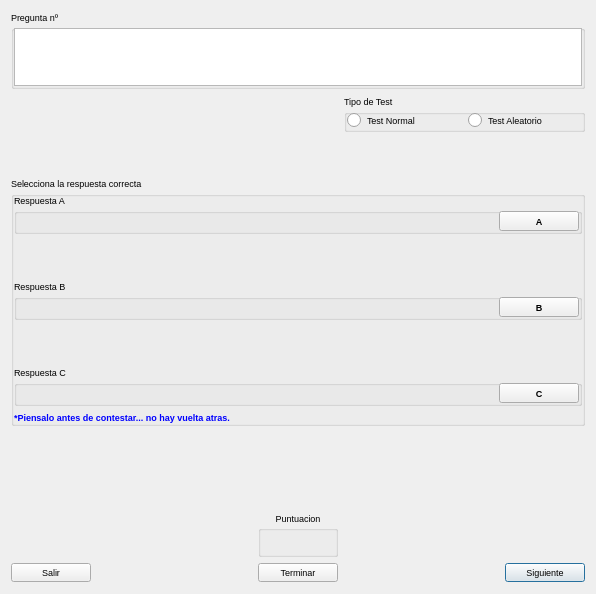
<?xml version="1.0" encoding="UTF-8"?>
<ui version="4.0">
 <class>examen</class>
 <widget class="QDialog" name="examen">
  <property name="geometry">
   <rect>
    <x>0</x>
    <y>0</y>
    <width>596</width>
    <height>594</height>
   </rect>
  </property>
  <property name="font">
   <font>
    <pointsize>7</pointsize>
   </font>
  </property>
  <property name="windowTitle">
   <string>Ejercicios practicos</string>
  </property>
  <property name="windowIcon">
   <iconset resource="recoverdrake.qrc">
    <normaloff>:/Imagenes/libro.png</normaloff>:/Imagenes/libro.png</iconset>
  </property>
  <property name="styleSheet">
   <string notr="true"/>
  </property>
  <layout class="QGridLayout" name="gridLayout">
   <item row="0" column="0" colspan="6">
    <widget class="QGroupBox" name="groupBox">
     <property name="title">
      <string>Pregunta nº</string>
     </property>
     <layout class="QGridLayout" name="gridLayout_2">
      <property name="leftMargin">
       <number>0</number>
      </property>
      <property name="topMargin">
       <number>0</number>
      </property>
      <property name="rightMargin">
       <number>0</number>
      </property>
      <property name="bottomMargin">
       <number>0</number>
      </property>
      <item row="1" column="0">
       <widget class="QTextEdit" name="textEdit">
        <property name="maximumSize">
         <size>
          <width>16777215</width>
          <height>58</height>
         </size>
        </property>
       </widget>
      </item>
     </layout>
    </widget>
   </item>
   <item row="10" column="5">
    <widget class="QPushButton" name="pushButton_6">
     <property name="layoutDirection">
      <enum>Qt::RightToLeft</enum>
     </property>
     <property name="text">
      <string>Siguiente</string>
     </property>
     <property name="icon">
      <iconset resource="recoverdrake.qrc">
       <normaloff>:/Imagenes/derecha.jpeg</normaloff>:/Imagenes/derecha.jpeg</iconset>
     </property>
     <property name="iconSize">
      <size>
       <width>25</width>
       <height>25</height>
      </size>
     </property>
     <property name="autoDefault">
      <bool>true</bool>
     </property>
    </widget>
   </item>
   <item row="10" column="1">
    <spacer name="horizontalSpacer">
     <property name="orientation">
      <enum>Qt::Horizontal</enum>
     </property>
     <property name="sizeHint" stdset="0">
      <size>
       <width>40</width>
       <height>20</height>
      </size>
     </property>
    </spacer>
   </item>
   <item row="10" column="4">
    <spacer name="horizontalSpacer_2">
     <property name="orientation">
      <enum>Qt::Horizontal</enum>
     </property>
     <property name="sizeHint" stdset="0">
      <size>
       <width>40</width>
       <height>20</height>
      </size>
     </property>
    </spacer>
   </item>
   <item row="3" column="0" colspan="6">
    <widget class="QGroupBox" name="groupBox_7">
     <property name="title">
      <string>Selecciona la respuesta correcta</string>
     </property>
     <layout class="QGridLayout" name="gridLayout_8">
      <property name="leftMargin">
       <number>0</number>
      </property>
      <property name="topMargin">
       <number>0</number>
      </property>
      <property name="rightMargin">
       <number>0</number>
      </property>
      <property name="bottomMargin">
       <number>0</number>
      </property>
      <item row="1" column="0">
       <spacer name="verticalSpacer_4">
        <property name="orientation">
         <enum>Qt::Vertical</enum>
        </property>
        <property name="sizeHint" stdset="0">
         <size>
          <width>20</width>
          <height>40</height>
         </size>
        </property>
       </spacer>
      </item>
      <item row="2" column="0">
       <widget class="QGroupBox" name="groupBox_3">
        <property name="title">
         <string>Respuesta B</string>
        </property>
        <layout class="QGridLayout" name="gridLayout_4">
         <property name="leftMargin">
          <number>0</number>
         </property>
         <property name="topMargin">
          <number>0</number>
         </property>
         <property name="rightMargin">
          <number>0</number>
         </property>
         <property name="bottomMargin">
          <number>0</number>
         </property>
         <item row="0" column="0">
          <widget class="QLabel" name="label_5">
           <property name="font">
            <font>
             <pointsize>10</pointsize>
            </font>
           </property>
           <property name="text">
            <string/>
           </property>
          </widget>
         </item>
         <item row="0" column="2">
          <widget class="QPushButton" name="pushButton_4">
           <property name="maximumSize">
            <size>
             <width>201</width>
             <height>26</height>
            </size>
           </property>
           <property name="toolTip">
            <string>Respuesta B</string>
           </property>
           <property name="statusTip">
            <string>Respuesta B</string>
           </property>
           <property name="whatsThis">
            <string>Respuesta B</string>
           </property>
           <property name="styleSheet">
            <string notr="true">font: 75 14pt &quot;Sans Serif&quot;;
font: bold;</string>
           </property>
           <property name="text">
            <string>B</string>
           </property>
           <property name="icon">
            <iconset resource="recoverdrake.qrc">
             <normaloff>:/Imagenes/help.png</normaloff>:/Imagenes/help.png</iconset>
           </property>
           <property name="iconSize">
            <size>
             <width>30</width>
             <height>30</height>
            </size>
           </property>
          </widget>
         </item>
         <item row="0" column="1">
          <spacer name="horizontalSpacer_4">
           <property name="orientation">
            <enum>Qt::Horizontal</enum>
           </property>
           <property name="sizeHint" stdset="0">
            <size>
             <width>40</width>
             <height>20</height>
            </size>
           </property>
          </spacer>
         </item>
        </layout>
       </widget>
      </item>
      <item row="4" column="0">
       <widget class="QGroupBox" name="groupBox_4">
        <property name="title">
         <string>Respuesta C</string>
        </property>
        <layout class="QGridLayout" name="gridLayout_5">
         <property name="leftMargin">
          <number>0</number>
         </property>
         <property name="topMargin">
          <number>0</number>
         </property>
         <property name="rightMargin">
          <number>0</number>
         </property>
         <property name="bottomMargin">
          <number>0</number>
         </property>
         <item row="0" column="0">
          <widget class="QLabel" name="label_6">
           <property name="font">
            <font>
             <pointsize>10</pointsize>
            </font>
           </property>
           <property name="text">
            <string/>
           </property>
          </widget>
         </item>
         <item row="0" column="2">
          <widget class="QPushButton" name="pushButton_5">
           <property name="maximumSize">
            <size>
             <width>201</width>
             <height>26</height>
            </size>
           </property>
           <property name="toolTip">
            <string>Respuesta C</string>
           </property>
           <property name="statusTip">
            <string>Respuesta C</string>
           </property>
           <property name="whatsThis">
            <string>Respuesta C</string>
           </property>
           <property name="styleSheet">
            <string notr="true">font: 75 14pt &quot;Sans Serif&quot;;
font: bold;</string>
           </property>
           <property name="text">
            <string>C</string>
           </property>
           <property name="icon">
            <iconset resource="recoverdrake.qrc">
             <normaloff>:/Imagenes/help.png</normaloff>:/Imagenes/help.png</iconset>
           </property>
           <property name="iconSize">
            <size>
             <width>30</width>
             <height>30</height>
            </size>
           </property>
          </widget>
         </item>
         <item row="0" column="1">
          <spacer name="horizontalSpacer_5">
           <property name="orientation">
            <enum>Qt::Horizontal</enum>
           </property>
           <property name="sizeHint" stdset="0">
            <size>
             <width>40</width>
             <height>20</height>
            </size>
           </property>
          </spacer>
         </item>
        </layout>
       </widget>
      </item>
      <item row="0" column="0">
       <widget class="QGroupBox" name="groupBox_2">
        <property name="title">
         <string>Respuesta A</string>
        </property>
        <layout class="QGridLayout" name="gridLayout_3">
         <property name="leftMargin">
          <number>0</number>
         </property>
         <property name="topMargin">
          <number>0</number>
         </property>
         <property name="rightMargin">
          <number>0</number>
         </property>
         <property name="bottomMargin">
          <number>0</number>
         </property>
         <item row="0" column="0">
          <widget class="QLabel" name="label_4">
           <property name="font">
            <font>
             <pointsize>10</pointsize>
            </font>
           </property>
           <property name="text">
            <string/>
           </property>
          </widget>
         </item>
         <item row="0" column="2">
          <widget class="QPushButton" name="pushButton_3">
           <property name="maximumSize">
            <size>
             <width>201</width>
             <height>26</height>
            </size>
           </property>
           <property name="toolTip">
            <string>Respuesta A</string>
           </property>
           <property name="statusTip">
            <string>Respuesta A</string>
           </property>
           <property name="whatsThis">
            <string>Respuesta A</string>
           </property>
           <property name="styleSheet">
            <string notr="true">font: 75 14pt &quot;Sans Serif&quot;;
font: bold;</string>
           </property>
           <property name="text">
            <string>A</string>
           </property>
           <property name="icon">
            <iconset resource="recoverdrake.qrc">
             <normaloff>:/Imagenes/help.png</normaloff>:/Imagenes/help.png</iconset>
           </property>
           <property name="iconSize">
            <size>
             <width>30</width>
             <height>30</height>
            </size>
           </property>
          </widget>
         </item>
         <item row="0" column="1">
          <spacer name="horizontalSpacer_3">
           <property name="orientation">
            <enum>Qt::Horizontal</enum>
           </property>
           <property name="sizeHint" stdset="0">
            <size>
             <width>40</width>
             <height>20</height>
            </size>
           </property>
          </spacer>
         </item>
        </layout>
       </widget>
      </item>
      <item row="3" column="0">
       <spacer name="verticalSpacer_5">
        <property name="orientation">
         <enum>Qt::Vertical</enum>
        </property>
        <property name="sizeHint" stdset="0">
         <size>
          <width>20</width>
          <height>40</height>
         </size>
        </property>
       </spacer>
      </item>
      <item row="5" column="0">
       <widget class="QLabel" name="label_7">
        <property name="styleSheet">
         <string notr="true">font: 7pt &quot;Sans Serif&quot;;
font: bold;
color: rgb(0, 0, 255);</string>
        </property>
        <property name="text">
         <string>*Piensalo antes de contestar... no hay vuelta atras.</string>
        </property>
       </widget>
      </item>
     </layout>
    </widget>
   </item>
   <item row="10" column="2" colspan="2">
    <widget class="QPushButton" name="pushButton_7">
     <property name="text">
      <string>Terminar</string>
     </property>
     <property name="icon">
      <iconset resource="recoverdrake.qrc">
       <normaloff>:/Imagenes/bad.png</normaloff>:/Imagenes/bad.png</iconset>
     </property>
     <property name="iconSize">
      <size>
       <width>25</width>
       <height>25</height>
      </size>
     </property>
     <property name="autoDefault">
      <bool>true</bool>
     </property>
    </widget>
   </item>
   <item row="9" column="2" colspan="2">
    <widget class="QGroupBox" name="groupBox_5">
     <property name="title">
      <string>Puntuacion</string>
     </property>
     <property name="alignment">
      <set>Qt::AlignCenter</set>
     </property>
     <layout class="QGridLayout" name="gridLayout_6">
      <property name="leftMargin">
       <number>0</number>
      </property>
      <property name="topMargin">
       <number>0</number>
      </property>
      <property name="rightMargin">
       <number>0</number>
      </property>
      <property name="bottomMargin">
       <number>0</number>
      </property>
      <item row="0" column="0">
       <widget class="QLabel" name="label_2">
        <property name="styleSheet">
         <string notr="true">font: 12pt &quot;Sans Serif&quot;;
font: bold;</string>
        </property>
        <property name="text">
         <string/>
        </property>
        <property name="alignment">
         <set>Qt::AlignCenter</set>
        </property>
       </widget>
      </item>
      <item row="1" column="0">
       <widget class="QLabel" name="label_9">
        <property name="styleSheet">
         <string notr="true">font: 12pt &quot;Sans Serif&quot;;
font: bold;</string>
        </property>
        <property name="text">
         <string/>
        </property>
        <property name="alignment">
         <set>Qt::AlignCenter</set>
        </property>
       </widget>
      </item>
     </layout>
    </widget>
   </item>
   <item row="1" column="4" colspan="2">
    <widget class="QGroupBox" name="groupBox_6">
     <property name="title">
      <string>Tipo de Test</string>
     </property>
     <layout class="QGridLayout" name="gridLayout_7">
      <property name="leftMargin">
       <number>0</number>
      </property>
      <property name="topMargin">
       <number>0</number>
      </property>
      <property name="rightMargin">
       <number>0</number>
      </property>
      <property name="bottomMargin">
       <number>0</number>
      </property>
      <item row="0" column="0">
       <widget class="QRadioButton" name="radioButton">
        <property name="text">
         <string>Test Normal</string>
        </property>
       </widget>
      </item>
      <item row="0" column="1">
       <widget class="QRadioButton" name="radioButton_2">
        <property name="text">
         <string>Test Aleatorio</string>
        </property>
       </widget>
      </item>
     </layout>
    </widget>
   </item>
   <item row="4" column="0" colspan="6">
    <spacer name="verticalSpacer_2">
     <property name="orientation">
      <enum>Qt::Vertical</enum>
     </property>
     <property name="sizeHint" stdset="0">
      <size>
       <width>20</width>
       <height>40</height>
      </size>
     </property>
    </spacer>
   </item>
   <item row="2" column="4">
    <spacer name="verticalSpacer_6">
     <property name="orientation">
      <enum>Qt::Vertical</enum>
     </property>
     <property name="sizeHint" stdset="0">
      <size>
       <width>20</width>
       <height>40</height>
      </size>
     </property>
    </spacer>
   </item>
   <item row="9" column="0" colspan="2">
    <widget class="QLabel" name="label">
     <property name="styleSheet">
      <string notr="true">font: 18pt &quot;Sans Serif&quot;;
color: rgb(0, 0, 255);
font: bold;</string>
     </property>
     <property name="text">
      <string/>
     </property>
     <property name="alignment">
      <set>Qt::AlignCenter</set>
     </property>
    </widget>
   </item>
   <item row="9" column="4" colspan="2">
    <widget class="QLabel" name="label_8">
     <property name="styleSheet">
      <string notr="true">font: 18pt &quot;Sans Serif&quot;;
color: rgb(255, 0, 0);
font: bold;</string>
     </property>
     <property name="text">
      <string/>
     </property>
     <property name="alignment">
      <set>Qt::AlignCenter</set>
     </property>
    </widget>
   </item>
   <item row="8" column="0">
    <spacer name="verticalSpacer">
     <property name="orientation">
      <enum>Qt::Vertical</enum>
     </property>
     <property name="sizeHint" stdset="0">
      <size>
       <width>20</width>
       <height>40</height>
      </size>
     </property>
    </spacer>
   </item>
   <item row="10" column="0">
    <widget class="QPushButton" name="pushButton_2">
     <property name="toolTip">
      <string>Nos vamos..</string>
     </property>
     <property name="statusTip">
      <string>Nos vamos..</string>
     </property>
     <property name="whatsThis">
      <string>Nos vamos..</string>
     </property>
     <property name="text">
      <string>Salir</string>
     </property>
     <property name="icon">
      <iconset resource="recoverdrake.qrc">
       <normaloff>:/Imagenes/puerta.png</normaloff>:/Imagenes/puerta.png</iconset>
     </property>
     <property name="iconSize">
      <size>
       <width>25</width>
       <height>25</height>
      </size>
     </property>
    </widget>
   </item>
  </layout>
 </widget>
 <resources>
  <include location="recoverdrake.qrc"/>
 </resources>
 <connections/>
</ui>
